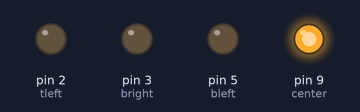
Recording of a sketch running on a simulated Arduino Uno, built with avr-gcc and run on an emulated ATmega328P. On the bench: output pins drawn as LEDs (lit = HIGH). Pins used as bus, display or sensor lines are not drawn.

Above: at 0.1 s.
At 2.3 s:
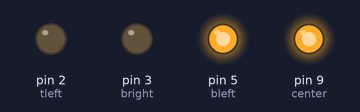
At 3.5 s:
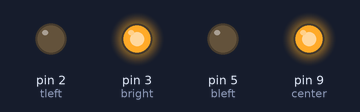
At 5.9 s:
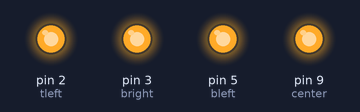
At 11.1 s:
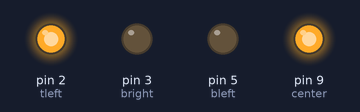
Timing chart, 0 to 12.6 s (numbered marks = the images above):
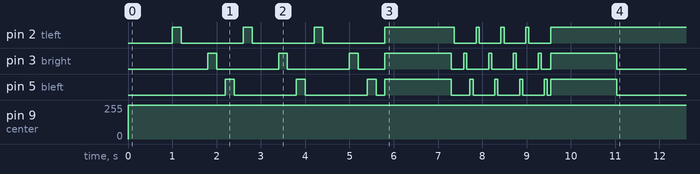

Measured:
- by itself, pin 2 (tleft): goes 3 × (HIGH 0.20 s, LOW 1.4 s), HIGH 1.6 s, 3 × (LOW 0.49 s, HIGH 0.07 s), LOW 0.49 s, then HIGH
- by itself, pin 3 (bright): LOW → HIGH at 1.8 s, → LOW 0.20 s later, → HIGH 1.4 s later, → LOW 0.20 s later, … (18 changes in this stretch)
- by itself, pin 5 (bleft): LOW → HIGH at 2.2 s, → LOW 0.20 s later, → HIGH 1.4 s later, → LOW 0.20 s later, … (18 changes in this stretch)
- by itself, pin 9 (center): 0/255 → 255/255 at 0.00 s

The sketch:

arduino_halloween.ino
```cpp
/* Halloween Costume 2014
 Version 1.1
 */

// Pin Setup
int tleft = 2;
int bleft = 5;
int tright = 6;
int bright = 3 ;
int center = 9;

//Timing
int delayBetweenCycles = 30*1000;


void setup(void)
{
  pinMode(tleft,OUTPUT);
  pinMode(bleft,OUTPUT);
  pinMode(tright,OUTPUT);
  pinMode(bright,OUTPUT);
  pinMode(center,OUTPUT);

  digitalWrite(tleft, LOW);
  digitalWrite(bleft, LOW);
  digitalWrite(tright,LOW);
  digitalWrite(bright,LOW);
  digitalWrite(center,LOW);
}


void loop(void)
{

  startup_sequence();

  delay(delayBetweenCycles);
  all_off();
  delay(delayBetweenCycles);

  fade_circle(center,15);

  delay(delayBetweenCycles);

}

void startup_sequence(void)
{
  digitalWrite(center,HIGH);
  delay(1000);

  flash_circle(200,3);


  all_on();
  delay(1500);
  all_off();
  digitalWrite(center,HIGH);

  flash_circle(70,4);

  all_on();
  delay(1500);
  all_off();
  digitalWrite(tleft,HIGH);
  digitalWrite(center,HIGH);

}

void all_on(void)
{
  digitalWrite(tleft,HIGH);
  digitalWrite(bleft,HIGH);
  digitalWrite(tright,HIGH);
  digitalWrite(bright,HIGH);
  digitalWrite(center,HIGH);
}

void all_off(void)
{
  digitalWrite(tleft,LOW);
  digitalWrite(bleft,LOW);
  digitalWrite(tright,LOW);
  digitalWrite(bright,LOW);
  digitalWrite(center,LOW);
}

void flash_one(int pin, int delay_ms)
{
  digitalWrite(pin,HIGH);
  delay(delay_ms);
  digitalWrite(pin,LOW);
  delay(delay_ms);
}

void flash_all(int delay_ms)
{
  all_on();
  delay(delay_ms);
  all_off();
  delay(delay_ms);
}


void flash_circle(int delay_ms, int ntimes)
{
  for (int ii=0; ii<ntimes; ii++)
  {
    flash_one(tleft,delay_ms);
    flash_one(tright,delay_ms);
    flash_one(bright,delay_ms);
    flash_one(bleft,delay_ms);
  }
}


void fade_up(int led)
{
  int brightness = 0;
  int fadeAmount = 5;

  do{
    analogWrite(led,brightness);
    brightness= brightness + fadeAmount;
    delay(30);
  }
  while(brightness != 255);
}

void fade_down(int led)
{
  int brightness = 255;
  int fadeAmount = 5;

  do{
    analogWrite(led,brightness);
    brightness= brightness - fadeAmount;
    delay(30);
  }
  while(brightness != 0);
}

void fade_circle(int led, int ntimes)
{
  for (int ii=0;ii<ntimes;ii++)
  {
    digitalWrite(led,LOW);

    fade_up(led);
    fade_down(led);

    digitalWrite(led,LOW);
  }
}
```
